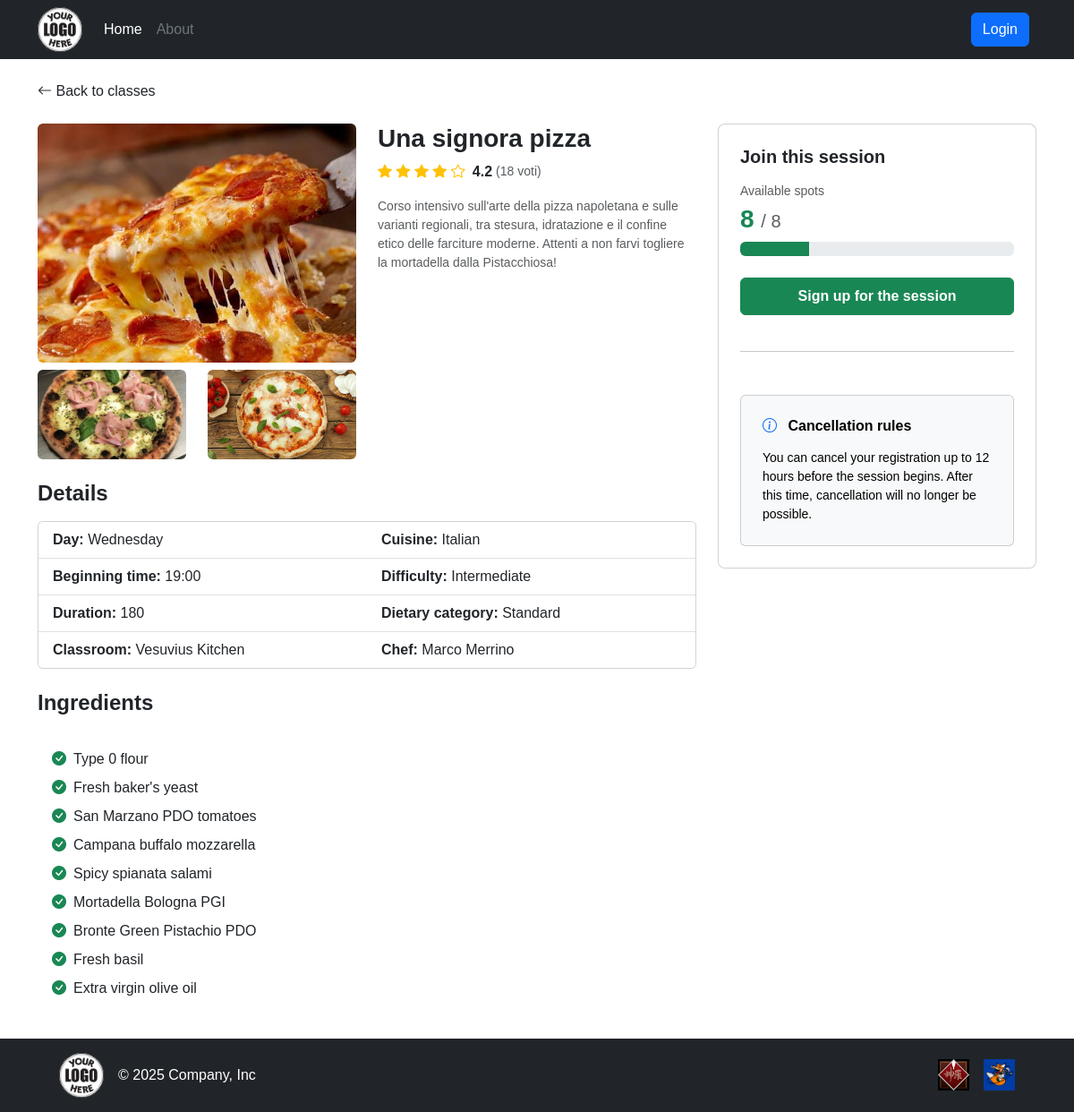
Before: /session_details/1 with the older database file.
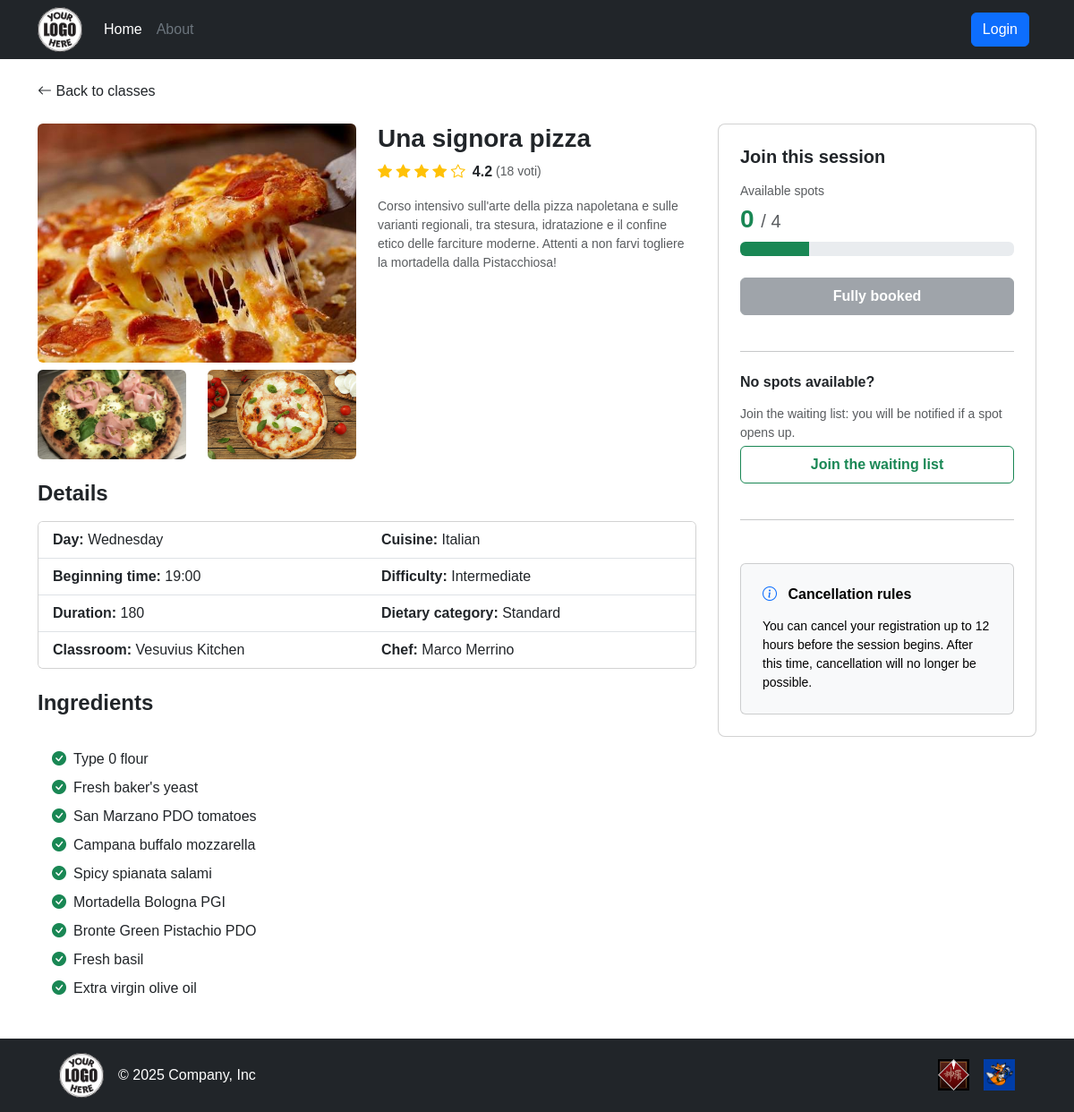
After: the same page with the newer database file.
### tables this page shows
CREATE TABLE "COOKING_CLASS" (
	"id"	INTEGER NOT NULL UNIQUE,
	"cuisine"	TEXT NOT NULL,
	"title"	TEXT NOT NULL,
	"duration"	INTEGER NOT NULL,
	"difficulty"	TEXT NOT NULL CHECK("difficulty" IN ('Beginner', 'Intermediate', 'Advanced')),
	"chef_name"	TEXT NOT NULL,
	"description"	TEXT NOT NULL,
	"dietary_category"	TEXT NOT NULL CHECK("dietary_category" IN ('Standard', 'Vegetarian', 'Vegan', 'Gluten-free')),
	"photo_1"	TEXT NOT NULL,
	"photo_2"	TEXT NOT NULL,
	"photo_3"	TEXT NOT NULL,
	"USER_email"	TEXT NOT NULL,
	PRIMARY KEY("id" AUTOINCREMENT),
	FOREIGN KEY("USER_email") REFERENCES "USER"("email") ON DELETE CASCADE
);

CREATE TABLE "CLASS_SESSION" (
	"id"	INTEGER NOT NULL UNIQUE,
	"max_capacity"	INTEGER NOT NULL,
	"start_time"	TEXT NOT NULL,
	"day_of_week"	TEXT NOT NULL,
	"kitchen"	TEXT NOT NULL,
	"COOKING_CLASS_id"	INTEGER NOT NULL,
	PRIMARY KEY("id" AUTOINCREMENT),
	FOREIGN KEY("COOKING_CLASS_id") REFERENCES "COOKING_CLASS"("id") ON DELETE CASCADE
);

CREATE TABLE "INGREDIENT" (
	"id"	INTEGER NOT NULL UNIQUE,
	"name"	TEXT NOT NULL,
	"COOKING_CLASS_id"	INTEGER NOT NULL,
	PRIMARY KEY("id" AUTOINCREMENT),
	FOREIGN KEY("COOKING_CLASS_id") REFERENCES "COOKING_CLASS"("id") ON DELETE CASCADE
);

### app.py (the view)
@app.route("/session_details/<int:session_id>")
def session_details(session_id):
    session_class = cooking_class_dao.get_single_session(session_id)
    ingredients = cooking_class_dao.get_ingredients(session_class["COOKING_CLASS_id"])
    available_spots = cooking_class_dao.get_available_spots(session_id)
    return render_template("public/session_details.html", session_class=session_class, ingredients=ingredients, available_spots=available_spots)

### dao/cooking_class_dao.py (called while the page is built)
def get_single_session(session_id):
    conn = utilities_dao.db_connect()
    cursor = conn.cursor()
    cursor.execute("""
    SELECT *
    FROM CLASS_SESSION
    JOIN COOKING_CLASS ON CLASS_SESSION.COOKING_CLASS_id = COOKING_CLASS.id
    WHERE CLASS_SESSION.id = ?
    """, (session_id,))
    session = cursor.fetchone()
    utilities_dao.close_connection(conn, cursor)
    return session

def get_ingredients(cooking_class_id):
    conn = utilities_dao.db_connect()
    cursor = conn.cursor()
    cursor.execute("""
    SELECT *
    FROM INGREDIENT
    WHERE COOKING_CLASS_id = ?
    """, (cooking_class_id,))
    ingredients = cursor.fetchall()
    utilities_dao.close_connection(conn, cursor)
    return ingredients

def get_available_spots(session_id):
    conn = utilities_dao.db_connect()
    cursor = conn.cursor()
    cursor.execute("""
    SELECT max_capacity - (
        SELECT COUNT(*)
        FROM BOOKING
        WHERE CLASS_SESSION_id = cs.id AND status = 'ENROLLED') AS available_spots
    FROM CLASS_SESSION cs
    WHERE cs.id = ?
    """, (session_id,))
    result = cursor.fetchone()
    utilities_dao.close_connection(conn, cursor)
    if result and result[0] is not None:
        return int(result[0])
    return 0

### dao/utilities_dao.py (called while the page is built)
def db_connect():
    conn = sqlite3.connect(DATABASE)
    conn.row_factory = sqlite3.Row
    return conn

def close_connection(conn, cursor):
    conn.commit()
    cursor.close()
    conn.close()

### templates/public/session_details.html (shortened to what this page needs)
{% extends "base.html" %}
{% block content %}
<div class="container my-4">
    <a href="{{ url_for('home')}}" class="text-dark text-decoration-none">
        <i class="bi bi-arrow-left"></i> Back to classes
    </a>
    <div class="row mt-4">
        <div class="col-md-8">
            <div class="row">
                <div class="col-md-6">
                    <img src="{{ url_for('static', filename='img/classes/' ~ session_class.photo_1) }}"
                        class="rounded w-100 mb-2" alt="">
                    <div class="row">
                        <div class="col-6">
                            <img src="{{ url_for('static', filename='img/classes/' ~ session_class.photo_2) }}"
                                class="rounded w-100 object-fit-cover" style="height: 100px;" alt="">
                        </div>
                        <div class="col-6">
                            <img src="{{ url_for('static', filename='img/classes/' ~ session_class.photo_3) }}"
                                class="rounded w-100 object-fit-cover" style="height: 100px;" alt="">
                        </div>
                    </div>
                </div>
                <div class="col-md-6">
                    <h3 class="fw-bold">{{ session_class.title }}</h3>
                    {% set rating = 4.2 %}
                    {% set total_votes = 18 %}
                    <div class="d-flex align-items-center mb-3">
                        <div class="text-warning me-2">
                            {% for i in range(1, 6) %}
                            {% if rating >= i %}
                            <i class="bi bi-star-fill"></i>
                            {% elif rating >= (i - 0.5) %}
                            <i class="bi bi-star-half"></i>
                            {% else %}
                            <i class="bi bi-star"></i>
                            {% endif %}
                            {% endfor %}
                        </div>
                        <span class="fw-bold text-dark me-1">{{ "%.1f"|format(rating) }}</span>
                        <span class="text-muted small">({{ total_votes }} voti)</span>
                    </div>
                    <p class="text-muted small">{{ session_class.description }}</p>
                </div>
            </div>
            <div class="mt-4">
                <h4 class="fw-bold mb-3">Details</h4>
                <div class="card overflow-hidden">
                    <div class="row g-0">
                        <div class="col-md-6">
                            <ul class="list-group list-group-flush">
                                <li class="list-group-item"><strong>Day:</strong> {{ session_class.day_of_week }}</li>
                                <li class="list-group-item"><strong>Beginning time:</strong> {{ session_class.start_time
                                    }}</li>
                                <li class="list-group-item"><strong>Duration:</strong> {{ session_class.duration }}</li>
                                <li class="list-group-item"><strong>Classroom:</strong> {{ session_class.kitchen }}</li>
                            </ul>
                        </div>
                        <div class="col-md-6">
                            <ul class="list-group list-group-flush">
                                <li class="list-group-item"><strong>Cuisine:</strong> {{ session_class.cuisine }}</li>
                                <li class="list-group-item"><strong>Difficulty:</strong> {{ session_class.difficulty }}
                                </li>
                                <li class="list-group-item"><strong>Dietary category:</strong> {{
                                    session_class.dietary_category }}</li>
                                <li class="list-group-item"><strong>Chef:</strong> {{ session_class.chef_name }}</li>
                            </ul>
                        </div>
                    </div>
                </div>
            </div>
            <div class="mt-4">
                <h4 class="fw-bold mb-3">Ingredients</h4>
                <div class="card border-0 p-3">
                    <ul class="list-unstyled mb-0">
                        {% for ingredient in ingredients %}
                        <li class="py-1"><i class="bi bi-check-circle-fill text-success me-2"></i>{{ ingredient.name }}
                        </li>
                        {% endfor %}
                    </ul>
                </div>
            </div>
        </div>
        <div class="col-md-4">
            <div class="sticky-top" style="top: 5rem;">
                <div class="card p-4 rounded-3">
                    <h5 class="fw-bold mb-3">Join this session</h5>
                    <p class="text-muted small mb-1">Available spots</p>
                    <div class="h3 fw-bold text-success mb-2">
                        {{ available_spots }} <span class="text-muted fs-5 fw-normal"> / {{ session_class.max_capacity
                            }}</span>
                    </div>
                    <div class="progress mb-4" role="progressbar" aria-label="Success example" aria-valuenow="25"
                        aria-valuemin="0" aria-valuemax="100">
                        <div class="progress-bar bg-success" style="width: 25%"></div>
                    </div>
                    {% if available_spots > 0 %}
                    <button class="btn btn-success w-100 py-2 fw-semibold mb-3">Sign up for the session</button>
                    {% else %}
                    <button class="btn btn-secondary w-100 py-2 fw-semibold mb-3" disabled>Fully booked</button>
                    <hr class="my-4">
                    <h6 class="fw-bold mb-3">No spots available?</h5>
                    <p class="text-muted small mb-1">Join the waiting list: you will be notified if a spot opens up.</p>
                    <button class="btn btn-outline-success w-100 py-2 fw-semibold mb-3">Join the waiting list</button>
                    {% endif %}
                    <hr class="my-4">
                    <div class="card text-bg-light p-4 mt-4">
                        <h6 class="fw-bold mb-3">
                            <i class="bi bi-info-circle me-2 text-primary"></i>
                            Cancellation rules
                        </h6>
                        <p class="small mb-0">
                            You can cancel your registration up to 12 hours before the session begins.
                            After this time, cancellation will no longer be possible.
                        </p>
                    </div>
                </div>
            </div>
        </div>
    </div>
</div>
{% endblock %}

### templates/base.html (shortened to what this page needs)
<!DOCTYPE html>
<html lang="en">
<head>
    <link href="https://cdn.jsdelivr.net/npm/bootstrap@5.3.3/dist/css/bootstrap.min.css" rel="stylesheet">
    <link rel="stylesheet" href="https://cdn.jsdelivr.net/npm/bootstrap-icons@1.11.3/font/bootstrap-icons.min.css">
    <link rel="stylesheet" href="{{ url_for('static', filename='css/root.css') }}">
    <link rel="stylesheet" href="{{ url_for('static', filename='css/index.css') }}">
    <link rel="stylesheet" href="{{ url_for('static', filename='css/authentication.css') }}">
</head>
<body class="d-flex flex-column min-vh-100" style="overflow-x: hidden; font-family: Verdana, Geneva, Tahoma, sans-serif;">
    <header class="sticky-top py-2 text-bg-dark">
        <div class="container">
            <div class="d-flex flex-wrap align-items-center">
                <a href="{{ url_for('home') }}" class="d-flex align-items-center me-3 text-white text-decoration-none">
                    <img class="site-logo rounded-circle" width="50" height="50"
                        src="{{ url_for('static', filename='img/logos/placeholder_logo.jpg') }}"
                        alt="Cooking School logo">
                </a>
                <ul class="nav me-auto mb-2 mb-md-0">
                    <li><a href="{{ url_for('home') }}" class="nav-link px-2 text-white">Home</a></li>
                    <li><a href="#" class="nav-link px-2 text-secondary">About</a></li>
                </ul>
                <div class="col-md-3 text-end">
                    <a href="{{ url_for('login') }}" type="button" class="btn btn-primary me-2">Login</a>
                </div>
            </div>
        </div>
    </header>
    <main class="flex-grow-1">
        {% block content %}
        {% endblock %}
    </main>
    <footer class="text-bg-dark py-3 mt-auto">
        <div class="container">
            <div class=" d-flex flex-wrap justify-content-between align-items-center">
                <div class="col-md-4 d-flex align-items-center mx-4">
                    <a href="{{ url_for('home') }}"
                        class="d-flex align-items-center me-3 text-white text-decoration-none">
                        <img class="site-logo rounded-circle" width="50" height="50"
                            src="{{ url_for('static', filename='img/logos/placeholder_logo.jpg') }}" alt="">
                    </a>
                    <span class="text-body-primary">© 2025 Company, Inc</span>
                </div>
                <ul class="nav col-md-4 justify-content-end list-unstyled d-flex mx-4">
                    <li class="ms-3">
                        <a class="text-body-secondary" href="#" aria-label="Shinra Inc">
                            <img src="{{ url_for('static', filename='img/logos/shinra_logo.jpg') }}" alt="Shinra Inc"
                                width="35" height="35">
                        </a>
                    </li>
                    <li class="ms-3">
                        <a class="text-body-secondary" href="#" aria-label="Fox Hound">
                            <img src="{{ url_for('static', filename='img/logos/fox_hound_logo.jpg') }}" alt="Fox Hound"
                                width="35" height="35">
                        </a>
                    </li>
                </ul>
            </div>
        </div>
    </footer>
</body>
</html>

### static/css/root.css (style rules this page uses)
html { scrollbar-width: thin; scrollbar-color: #0072FA #212529; }

Changed rows visible on the page:
changed CLASS_SESSION "Wednesday": max_capacity "8" → "4"
Other visible differences:
{{ available_spots }}: "8" → "0"
text no longer shown: "Sign up for the session"
text now shown: "Fully booked No spots available? Join the waiting list: you will be notified if a spot opens up. Join the waiting list"
